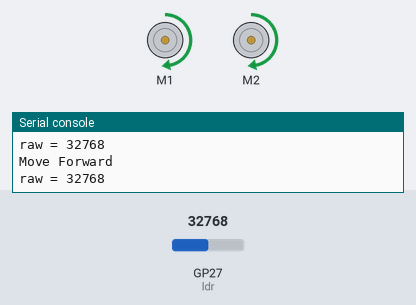
The program below on a simulated Raspberry Pi Pico running CircuitPython. Shown: 2 × DC motor (green arrow = forward, orange = backward, longer = faster), the last lines printed to the serial console. The test bench sets the inputs (shaded band); at power-on: GP27 (ldr) = 32768 (analog values on the 0–65535 scale).

Above: at 1.2 s.
1.3 s: GP27 (ldr) set to 21120
2.8 s: GP27 (ldr) set to 18960
At 3.2 s:
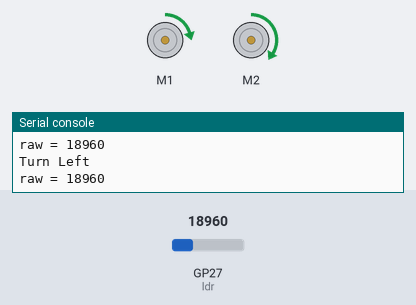
4.4 s: GP27 (ldr) set to 20655
At 5.7 s:
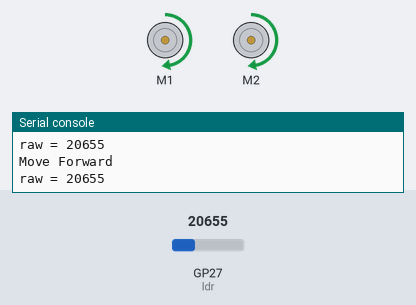
6.0 s: GP27 (ldr) set to 19660
At 7.5 s:
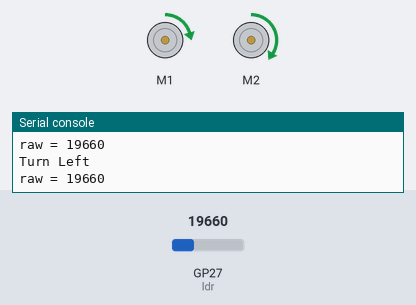
Timing chart, 0 to 8.6 s (numbered marks = the images above; inputs shaded):
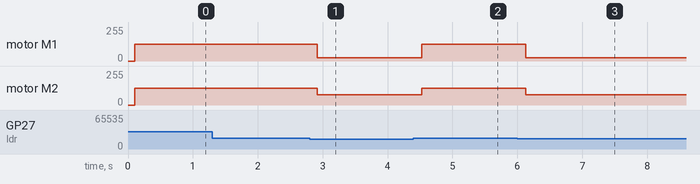

Measured:
- the behaviour switches between 20016 and 20000 on GP27 (ldr) (found by bisection; images 0 and 1)
- after the input at 2.8 s, motor M1: forward 127/255 → forward 25/255 after 0.12 s; motor M2: forward 127/255 → forward 76/255 after 0.12 s
- after the input at 4.4 s, motor M1: forward 25/255 → forward 127/255 after 0.12 s; motor M2: forward 76/255 → forward 127/255 after 0.13 s
- after the input at 6.0 s, motor M1: forward 127/255 → forward 25/255 after 0.13 s; motor M2: forward 127/255 → forward 76/255 after 0.13 s

The program:

03SimpleLightSearching.py
```python
'''
Simple Light Searching Robot using only ONE Light Dependent Resistor (LDR)
'''
import time
import board
import analogio
import digitalio
import pwmio
from adafruit_motor import motor

# Left Motor
PWM_M1A = board.GP16
PWM_M1B = board.GP17
# Right Motor
PWM_M2A = board.GP14
PWM_M2B = board.GP15

# DC motor setup
# DC Motors generate electrical noise when running that can reset the microcontroller in extreme
# cases. A capacitor can be used to help prevent this.
pwm_1a = pwmio.PWMOut(PWM_M1A, frequency=10000)
pwm_1b = pwmio.PWMOut(PWM_M1B, frequency=10000)
motorL = motor.DCMotor(pwm_1a, pwm_1b)
pwm_2a = pwmio.PWMOut(PWM_M2A, frequency=10000)
pwm_2b = pwmio.PWMOut(PWM_M2B, frequency=10000)
motorR = motor.DCMotor(pwm_2a, pwm_2b)

ldr = analogio.AnalogIn(board.GP27)

def Robot_Movement(sL, sR):
    motorL.throttle = sL
    motorR.throttle = sR

while True:
    raw = ldr.value
    print("raw = {:5d}".format(raw))
    time.sleep(0.1)
    if (raw > 20000):            # << Please changed HERE
        Robot_Movement(0.5, 0.5) # Forward
        print("Move Forward")
    else:
        Robot_Movement(0.1, 0.3) # Turn Left
        print("Turn Left")
```
